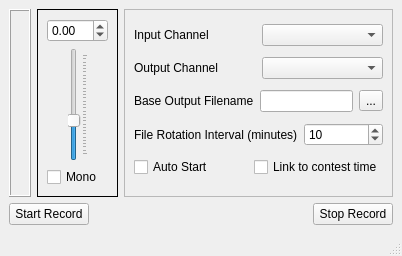
<?xml version="1.0" encoding="UTF-8"?>
<ui version="4.0">
 <class>MainWindow</class>
 <widget class="QMainWindow" name="MainWindow">
  <property name="geometry">
   <rect>
    <x>0</x>
    <y>0</y>
    <width>402</width>
    <height>256</height>
   </rect>
  </property>
  <property name="windowTitle">
   <string>Minos Rig Recorder</string>
  </property>
  <widget class="QWidget" name="centralwidget">
   <layout class="QVBoxLayout" name="verticalLayout_2">
    <item>
     <layout class="QHBoxLayout" name="horizontalLayout_9">
      <item>
       <layout class="QHBoxLayout" name="horizontalLayout_8">
        <item>
         <widget class="QFrame" name="frame">
          <property name="frameShape">
           <enum>QFrame::Box</enum>
          </property>
          <property name="frameShadow">
           <enum>QFrame::Raised</enum>
          </property>
          <layout class="QVBoxLayout" name="verticalLayout_3">
           <item>
            <widget class="LevelMeter" name="levelMeter" native="true"/>
           </item>
          </layout>
         </widget>
        </item>
        <item>
         <widget class="QFrame" name="frame1">
          <property name="frameShape">
           <enum>QFrame::Box</enum>
          </property>
          <layout class="QVBoxLayout" name="verticalLayout_4">
           <item>
            <widget class="QDoubleSpinBox" name="recordLevel">
             <property name="minimum">
              <double>-10.000000000000000</double>
             </property>
             <property name="maximum">
              <double>20.000000000000000</double>
             </property>
            </widget>
           </item>
           <item>
            <layout class="QHBoxLayout" name="horizontalLayout_6">
             <item>
              <spacer name="horizontalSpacer_3">
               <property name="orientation">
                <enum>Qt::Horizontal</enum>
               </property>
               <property name="sizeHint" stdset="0">
                <size>
                 <width>13</width>
                 <height>17</height>
                </size>
               </property>
              </spacer>
             </item>
             <item>
              <widget class="QSlider" name="recordSlider">
               <property name="minimum">
                <number>-100</number>
               </property>
               <property name="maximum">
                <number>200</number>
               </property>
               <property name="orientation">
                <enum>Qt::Vertical</enum>
               </property>
               <property name="tickPosition">
                <enum>QSlider::TicksBelow</enum>
               </property>
               <property name="tickInterval">
                <number>10</number>
               </property>
              </widget>
             </item>
             <item>
              <spacer name="horizontalSpacer_4">
               <property name="orientation">
                <enum>Qt::Horizontal</enum>
               </property>
               <property name="sizeHint" stdset="0">
                <size>
                 <width>13</width>
                 <height>17</height>
                </size>
               </property>
              </spacer>
             </item>
            </layout>
           </item>
           <item>
            <widget class="QCheckBox" name="recordMono">
             <property name="text">
              <string>Mono</string>
             </property>
            </widget>
           </item>
          </layout>
         </widget>
        </item>
       </layout>
      </item>
      <item>
       <widget class="QFrame" name="detailsFrame">
        <property name="frameShape">
         <enum>QFrame::StyledPanel</enum>
        </property>
        <property name="frameShadow">
         <enum>QFrame::Raised</enum>
        </property>
        <layout class="QVBoxLayout" name="verticalLayout">
         <item>
          <layout class="QHBoxLayout" name="horizontalLayout_2">
           <item>
            <widget class="QLabel" name="label">
             <property name="text">
              <string>Input Channel</string>
             </property>
            </widget>
           </item>
           <item>
            <widget class="QComboBox" name="inChannelCB"/>
           </item>
          </layout>
         </item>
         <item>
          <layout class="QHBoxLayout" name="horizontalLayout">
           <item>
            <widget class="QLabel" name="label_2">
             <property name="text">
              <string>Output Channel</string>
             </property>
            </widget>
           </item>
           <item>
            <widget class="QComboBox" name="outChannelCB"/>
           </item>
          </layout>
         </item>
         <item>
          <layout class="QHBoxLayout" name="horizontalLayout_4">
           <item>
            <widget class="QLabel" name="label_3">
             <property name="text">
              <string>Base Output Filename</string>
             </property>
            </widget>
           </item>
           <item>
            <widget class="QLineEdit" name="baseFilename"/>
           </item>
           <item>
            <widget class="QToolButton" name="baseFileBrowse">
             <property name="text">
              <string>...</string>
             </property>
            </widget>
           </item>
          </layout>
         </item>
         <item>
          <layout class="QHBoxLayout" name="horizontalLayout_5">
           <item>
            <widget class="QLabel" name="label_4">
             <property name="text">
              <string>File Rotation Interval (minutes)</string>
             </property>
            </widget>
           </item>
           <item>
            <widget class="QSpinBox" name="rotInterval">
             <property name="minimum">
              <number>1</number>
             </property>
             <property name="maximum">
              <number>120</number>
             </property>
             <property name="value">
              <number>10</number>
             </property>
            </widget>
           </item>
          </layout>
         </item>
         <item>
          <layout class="QHBoxLayout" name="horizontalLayout_7">
           <item>
            <widget class="QCheckBox" name="autostartCb">
             <property name="text">
              <string>Auto Start</string>
             </property>
            </widget>
           </item>
           <item>
            <widget class="QCheckBox" name="contestLinkCB">
             <property name="text">
              <string>Link to contest time</string>
             </property>
            </widget>
           </item>
          </layout>
         </item>
        </layout>
       </widget>
      </item>
     </layout>
    </item>
    <item>
     <layout class="QHBoxLayout" name="horizontalLayout_3">
      <item>
       <widget class="QPushButton" name="startRecButton">
        <property name="text">
         <string>Start Record</string>
        </property>
       </widget>
      </item>
      <item>
       <spacer name="horizontalSpacer">
        <property name="orientation">
         <enum>Qt::Horizontal</enum>
        </property>
        <property name="sizeHint" stdset="0">
         <size>
          <width>40</width>
          <height>20</height>
         </size>
        </property>
       </spacer>
      </item>
      <item>
       <widget class="QPushButton" name="stopRecButton">
        <property name="text">
         <string>Stop Record</string>
        </property>
       </widget>
      </item>
     </layout>
    </item>
   </layout>
  </widget>
  <widget class="QMenuBar" name="menubar">
   <property name="geometry">
    <rect>
     <x>0</x>
     <y>0</y>
     <width>402</width>
     <height>21</height>
    </rect>
   </property>
  </widget>
  <widget class="QStatusBar" name="statusbar"/>
 </widget>
 <customwidgets>
  <customwidget>
   <class>LevelMeter</class>
   <extends>QWidget</extends>
   <header>levelmeter.h</header>
   <container>1</container>
  </customwidget>
 </customwidgets>
 <resources/>
 <connections/>
</ui>
